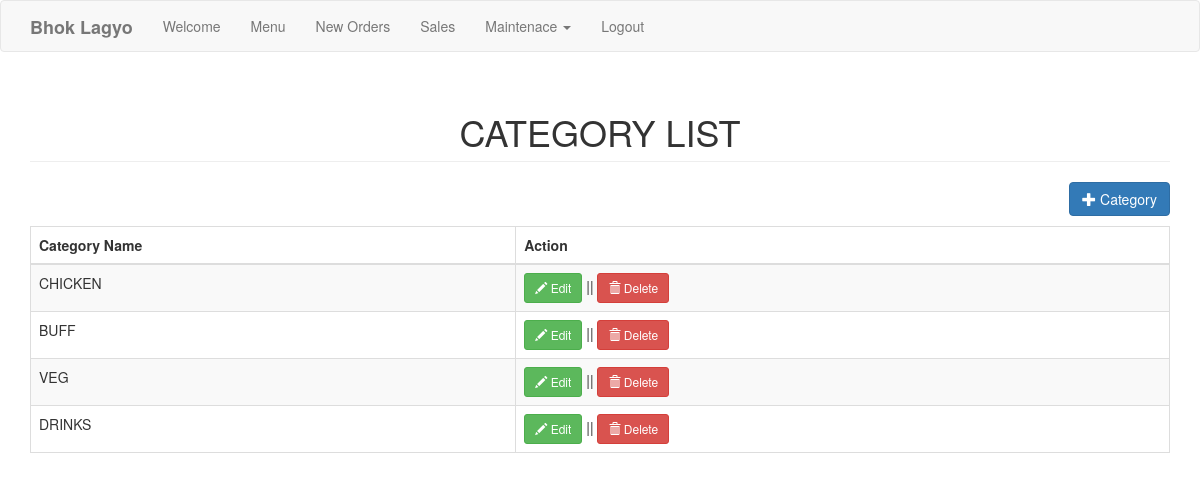
Page /adminpanel/categoryadmin.php (signed in) on the committed database.
### tables this page shows
CREATE TABLE `category` (
  `categoryid` int(11) NOT NULL,
  `catname` varchar(30) NOT NULL
);

### adminpanel/categoryadmin.php (the view, shortened to what this page needs)
<?php include('header.php'); ?>
<body>
<?php include('navbaradmin.php'); ?>
<div class="container">
	<h1 class="page-header text-center">CATEGORY LIST</h1>
	<div class="row">
		<div class="col-md-12">
			<a href="#addcategory" data-toggle="modal" class="pull-right btn btn-primary"><span class="glyphicon glyphicon-plus"></span> Category</a>
		</div>
	</div>
	<div style="margin-top:10px;">
		<table class="table table-striped table-bordered">
			<thead>
				<th>Category Name</th>
				<th>Action</th>
			</thead>
			<tbody>
				<?php
					$sql="select * from category order by categoryid asc";
					$query=$conn->query($sql);
					while($row=$query->fetch_array()){
						?>
						<tr>
							<td><?php echo $row['catname']; ?></td>
							<td>
								<a href="#editcategory<?php echo $row['categoryid']; ?>" data-toggle="modal" class="btn btn-success btn-sm"><span class="glyphicon glyphicon-pencil"></span> Edit</a> || <a href="#deletecategory<?php echo $row['categoryid']; ?>" data-toggle="modal" class="btn btn-danger btn-sm"><span class="glyphicon glyphicon-trash"></span> Delete</a>
							</td>
						</tr>
						<?php
					}
				?>
			</tbody>
		</table>
	</div>
</div>
</body>
</html>

### rows in the picture
category: catname "CHICKEN"
category: catname "BUFF"
category: catname "VEG"
category: catname "DRINKS"
